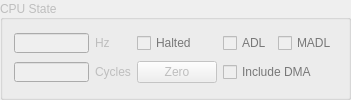
             <widget class="QGroupBox" name="groupCPU">
              <property name="enabled">
               <bool>false</bool>
              </property>
              <property name="sizePolicy">
               <sizepolicy hsizetype="Preferred" vsizetype="Fixed">
                <horstretch>0</horstretch>
                <verstretch>0</verstretch>
               </sizepolicy>
              </property>
              <property name="maximumSize">
               <size>
                <width>16777215</width>
                <height>16777215</height>
               </size>
              </property>
              <property name="title">
               <string>CPU State</string>
              </property>
              <property name="alignment">
               <set>Qt::AlignLeading|Qt::AlignLeft|Qt::AlignVCenter</set>
              </property>
              <property name="flat">
               <bool>false</bool>
              </property>
              <property name="checkable">
               <bool>false</bool>
              </property>
              <layout class="QGridLayout" name="gridLayout_2">
               <item row="1" column="0">
                <widget class="QLineEdit" name="freqView">
                 <property name="enabled">
                  <bool>false</bool>
                 </property>
                 <property name="sizePolicy">
                  <sizepolicy hsizetype="Minimum" vsizetype="Fixed">
                   <horstretch>0</horstretch>
                   <verstretch>0</verstretch>
                  </sizepolicy>
                 </property>
                 <property name="minimumSize">
                  <size>
                   <width>0</width>
                   <height>20</height>
                  </size>
                 </property>
                 <property name="maximumSize">
                  <size>
                   <width>75</width>
                   <height>20</height>
                  </size>
                 </property>
                 <property name="font">
                  <font>
                   <pointsize>9</pointsize>
                  </font>
                 </property>
                 <property name="inputMask">
                  <string notr="true"/>
                 </property>
                 <property name="text">
                  <string notr="true"/>
                 </property>
                 <property name="alignment">
                  <set>Qt::AlignLeading|Qt::AlignLeft|Qt::AlignVCenter</set>
                 </property>
                 <property name="readOnly">
                  <bool>true</bool>
                 </property>
                </widget>
               </item>
               <item row="1" column="1">
                <widget class="QLabel" name="label_4">
                 <property name="text">
                  <string>Hz</string>
                 </property>
                </widget>
               </item>
               <item row="1" column="2">
                <widget class="QCheckBox" name="checkHalted">
                 <property name="sizePolicy">
                  <sizepolicy hsizetype="Preferred" vsizetype="Preferred">
                   <horstretch>0</horstretch>
                   <verstretch>0</verstretch>
                  </sizepolicy>
                 </property>
                 <property name="palette">
                  <palette>
                   <active>
                    <colorrole role="WindowText">
                     <brush brushstyle="SolidPattern">
                      <color alpha="255">
                       <red>0</red>
                       <green>170</green>
                       <blue>0</blue>
                      </color>
                     </brush>
                    </colorrole>
                   </active>
                   <inactive>
                    <colorrole role="WindowText">
                     <brush brushstyle="SolidPattern">
                      <color alpha="255">
                       <red>0</red>
                       <green>170</green>
                       <blue>0</blue>
                      </color>
                     </brush>
                    </colorrole>
                   </inactive>
                   <disabled>
                    <colorrole role="WindowText">
                     <brush brushstyle="SolidPattern">
                      <color alpha="255">
                       <red>120</red>
                       <green>120</green>
                       <blue>120</blue>
                      </color>
                     </brush>
                    </colorrole>
                   </disabled>
                  </palette>
                 </property>
                 <property name="text">
                  <string notr="true">Halted</string>
                 </property>
                 <property name="checked">
                  <bool>false</bool>
                 </property>
                </widget>
               </item>
               <item row="1" column="3">
                <layout class="QHBoxLayout" name="horizontalLayout_12">
                 <property name="rightMargin">
                  <number>0</number>
                 </property>
                 <item>
                  <widget class="QCheckBox" name="checkADL">
                   <property name="sizePolicy">
                    <sizepolicy hsizetype="Minimum" vsizetype="Fixed">
                     <horstretch>0</horstretch>
                     <verstretch>0</verstretch>
                    </sizepolicy>
                   </property>
                   <property name="palette">
                    <palette>
                     <active>
                      <colorrole role="WindowText">
                       <brush brushstyle="SolidPattern">
                        <color alpha="255">
                         <red>0</red>
                         <green>170</green>
                         <blue>0</blue>
                        </color>
                       </brush>
                      </colorrole>
                      <colorrole role="Text">
                       <brush brushstyle="SolidPattern">
                        <color alpha="255">
                         <red>0</red>
                         <green>0</green>
                         <blue>0</blue>
                        </color>
                       </brush>
                      </colorrole>
                     </active>
                     <inactive>
                      <colorrole role="WindowText">
                       <brush brushstyle="SolidPattern">
                        <color alpha="255">
                         <red>0</red>
                         <green>170</green>
                         <blue>0</blue>
                        </color>
                       </brush>
                      </colorrole>
                      <colorrole role="Text">
                       <brush brushstyle="SolidPattern">
                        <color alpha="255">
                         <red>0</red>
                         <green>0</green>
                         <blue>0</blue>
                        </color>
                       </brush>
                      </colorrole>
                     </inactive>
                     <disabled>
                      <colorrole role="WindowText">
                       <brush brushstyle="SolidPattern">
                        <color alpha="255">
                         <red>120</red>
                         <green>120</green>
                         <blue>120</blue>
                        </color>
                       </brush>
                      </colorrole>
                      <colorrole role="Text">
                       <brush brushstyle="SolidPattern">
                        <color alpha="255">
                         <red>120</red>
                         <green>120</green>
                         <blue>120</blue>
                        </color>
                       </brush>
                      </colorrole>
                     </disabled>
                    </palette>
                   </property>
                   <property name="text">
                    <string notr="true">ADL</string>
                   </property>
                  </widget>
                 </item>
                 <item>
                  <widget class="QCheckBox" name="checkMADL">
                   <property name="sizePolicy">
                    <sizepolicy hsizetype="Preferred" vsizetype="Preferred">
                     <horstretch>0</horstretch>
                     <verstretch>0</verstretch>
                    </sizepolicy>
                   </property>
                   <property name="palette">
                    <palette>
                     <active>
                      <colorrole role="WindowText">
                       <brush brushstyle="SolidPattern">
                        <color alpha="255">
                         <red>0</red>
                         <green>170</green>
                         <blue>0</blue>
                        </color>
                       </brush>
                      </colorrole>
                      <colorrole role="Text">
                       <brush brushstyle="SolidPattern">
                        <color alpha="255">
                         <red>0</red>
                         <green>0</green>
                         <blue>0</blue>
                        </color>
                       </brush>
                      </colorrole>
                     </active>
                     <inactive>
                      <colorrole role="WindowText">
                       <brush brushstyle="SolidPattern">
                        <color alpha="255">
                         <red>0</red>
                         <green>170</green>
                         <blue>0</blue>
                        </color>
                       </brush>
                      </colorrole>
                      <colorrole role="Text">
                       <brush brushstyle="SolidPattern">
                        <color alpha="255">
                         <red>0</red>
                         <green>0</green>
                         <blue>0</blue>
                        </color>
                       </brush>
                      </colorrole>
                     </inactive>
                     <disabled>
                      <colorrole role="WindowText">
                       <brush brushstyle="SolidPattern">
                        <color alpha="255">
                         <red>120</red>
                         <green>120</green>
                         <blue>120</blue>
                        </color>
                       </brush>
                      </colorrole>
                      <colorrole role="Text">
                       <brush brushstyle="SolidPattern">
                        <color alpha="255">
                         <red>120</red>
                         <green>120</green>
                         <blue>120</blue>
                        </color>
                       </brush>
                      </colorrole>
                     </disabled>
                    </palette>
                   </property>
                   <property name="text">
                    <string notr="true">MADL</string>
                   </property>
                  </widget>
                 </item>
                </layout>
               </item>
               <item row="2" column="0">
                <widget class="QLineEdit" name="cycleView">
                 <property name="sizePolicy">
                  <sizepolicy hsizetype="Minimum" vsizetype="Fixed">
                   <horstretch>0</horstretch>
                   <verstretch>0</verstretch>
                  </sizepolicy>
                 </property>
                 <property name="minimumSize">
                  <size>
                   <width>65</width>
                   <height>20</height>
                  </size>
                 </property>
                 <property name="maximumSize">
                  <size>
                   <width>75</width>
                   <height>20</height>
                  </size>
                 </property>
                 <property name="font">
                  <font>
                   <family>MS Shell Dlg 2</family>
                   <pointsize>9</pointsize>
                  </font>
                 </property>
                 <property name="inputMask">
                  <string notr="true"/>
                 </property>
                 <property name="text">
                  <string notr="true"/>
                 </property>
                 <property name="maxLength">
                  <number>32767</number>
                 </property>
                 <property name="frame">
                  <bool>true</bool>
                 </property>
                </widget>
               </item>
               <item row="2" column="1">
                <widget class="QLabel" name="label_18">
                 <property name="text">
                  <string>Cycles</string>
                 </property>
                </widget>
               </item>
               <item row="2" column="2">
                <widget class="QPushButton" name="buttonZero">
                 <property name="sizePolicy">
                  <sizepolicy hsizetype="Maximum" vsizetype="Maximum">
                   <horstretch>0</horstretch>
                   <verstretch>0</verstretch>
                  </sizepolicy>
                 </property>
                 <property name="text">
                  <string>Zero</string>
                 </property>
                </widget>
               </item>
               <item row="2" column="3">
                <widget class="QCheckBox" name="checkDma">
                 <property name="sizePolicy">
                  <sizepolicy hsizetype="Preferred" vsizetype="Preferred">
                   <horstretch>0</horstretch>
                   <verstretch>0</verstretch>
                  </sizepolicy>
                 </property>
                 <property name="palette">
                  <palette>
                   <active>
                    <colorrole role="WindowText">
                     <brush brushstyle="SolidPattern">
                      <color alpha="255">
                       <red>0</red>
                       <green>170</green>
                       <blue>0</blue>
                      </color>
                     </brush>
                    </colorrole>
                   </active>
                   <inactive>
                    <colorrole role="WindowText">
                     <brush brushstyle="SolidPattern">
                      <color alpha="255">
                       <red>0</red>
                       <green>170</green>
                       <blue>0</blue>
                      </color>
                     </brush>
                    </colorrole>
                   </inactive>
                   <disabled>
                    <colorrole role="WindowText">
                     <brush brushstyle="SolidPattern">
                      <color alpha="255">
                       <red>120</red>
                       <green>120</green>
                       <blue>120</blue>
                      </color>
                     </brush>
                    </colorrole>
                   </disabled>
                  </palette>
                 </property>
                 <property name="text">
                  <string notr="true">Include DMA</string>
                 </property>
                 <property name="checked">
                  <bool>false</bool>
                 </property>
                </widget>
               </item>
              </layout>
             </widget>
